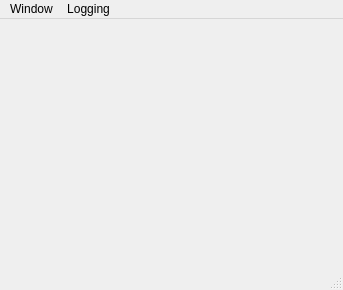
<ui version="4.0" >
 <author></author>
 <comment></comment>
 <exportmacro></exportmacro>
 <class>MainWindow</class>
 <widget class="QMainWindow" name="MainWindow" >
  <property name="geometry" >
   <rect>
    <x>0</x>
    <y>0</y>
    <width>343</width>
    <height>290</height>
   </rect>
  </property>
  <property name="windowTitle" >
   <string>CHANGE ME!</string>
  </property>
  <widget class="QWidget" name="centralwidget" />
  <widget class="QMenuBar" name="menubar" >
   <property name="geometry" >
    <rect>
     <x>0</x>
     <y>0</y>
     <width>343</width>
     <height>22</height>
    </rect>
   </property>
   <widget class="QMenu" name="menuApp_" >
    <property name="title" >
     <string>Application</string>
    </property>
    <addaction name="actionAppQuit_" />
   </widget>
   <widget class="QMenu" name="menuWindow_" >
    <property name="title" >
     <string>Window</string>
    </property>
    <addaction name="actionWindowClose_" />
    <addaction name="separator" />
    <addaction name="actionWindowMinimize_" />
    <addaction name="actionWindowMaximize_" />
    <addaction name="actionWindowFullScreen_" />
   </widget>
   <widget class="QMenu" name="menuLogging_" >
    <property name="title" >
     <string>Logging</string>
    </property>
    <addaction name="actionLoggingEnableRootDebugging_" />
    <addaction name="actionLoggingLoadConfiguration_" />
   </widget>
   <addaction name="menuWindow_" />
   <addaction name="menuLogging_" />
  </widget>
  <widget class="QStatusBar" name="statusbar" />
  <action name="actionLoggingEnableRootDebugging_" >
   <property name="text" >
    <string>Enable Root Debugging</string>
   </property>
   <property name="iconText" >
    <string>Enable Root Debugging</string>
   </property>
   <property name="toolTip" >
    <string>Enable Root Debugging</string>
   </property>
   <property name="shortcut" >
    <string>Ctrl+D</string>
   </property>
  </action>
  <action name="actionLoggingLoadConfiguration_" >
   <property name="text" >
    <string>Load Configuration...</string>
   </property>
   <property name="shortcut" >
    <string>Ctrl+G</string>
   </property>
  </action>
  <action name="actionAppQuit_" >
   <property name="text" >
    <string>Quit</string>
   </property>
   <property name="shortcut" >
    <string>Ctrl+Q</string>
   </property>
  </action>
  <action name="actionWindowClose_" >
   <property name="text" >
    <string>Close</string>
   </property>
   <property name="shortcut" >
    <string>Ctrl+W</string>
   </property>
  </action>
  <action name="actionWindowMinimize_" >
   <property name="text" >
    <string>Minimize</string>
   </property>
   <property name="shortcut" >
    <string>Ctrl+M</string>
   </property>
  </action>
  <action name="actionWindowMaximize_" >
   <property name="text" >
    <string>Maximize</string>
   </property>
   <property name="shortcut" >
    <string>Ctrl+Shift+M</string>
   </property>
  </action>
  <action name="actionWindowFullScreen_" >
   <property name="text" >
    <string>Show Full Screen</string>
   </property>
   <property name="shortcut" >
    <string>CTRL+F</string>
   </property>
  </action>
 </widget>
 <pixmapfunction></pixmapfunction>
 <resources/>
 <connections/>
</ui>
